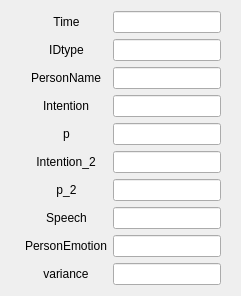
   <widget class="QWidget" name="formLayoutWidget_3">
    <property name="geometry">
     <rect>
      <x>20</x>
      <y>70</y>
      <width>241</width>
      <height>276</height>
     </rect>
    </property>
    <layout class="QFormLayout" name="formLayout_5">
     <property name="fieldGrowthPolicy">
      <enum>QFormLayout::FieldsStayAtSizeHint</enum>
     </property>
     <property name="labelAlignment">
      <set>Qt::AlignCenter</set>
     </property>
     <property name="formAlignment">
      <set>Qt::AlignCenter</set>
     </property>
     <item row="0" column="0">
      <widget class="QLabel" name="label_28">
       <property name="text">
        <string>Time</string>
       </property>
       <property name="alignment">
        <set>Qt::AlignCenter</set>
       </property>
      </widget>
     </item>
     <item row="0" column="1">
      <widget class="QLineEdit" name="lineEdit_per_time">
       <property name="text">
        <string/>
       </property>
      </widget>
     </item>
     <item row="1" column="0">
      <widget class="QLabel" name="label_29">
       <property name="text">
        <string>IDtype</string>
       </property>
       <property name="alignment">
        <set>Qt::AlignCenter</set>
       </property>
      </widget>
     </item>
     <item row="1" column="1">
      <widget class="QLineEdit" name="lineEdit_per_person">
       <property name="text">
        <string/>
       </property>
      </widget>
     </item>
     <item row="2" column="0">
      <widget class="QLabel" name="label_34">
       <property name="text">
        <string>PersonName</string>
       </property>
       <property name="alignment">
        <set>Qt::AlignCenter</set>
       </property>
      </widget>
     </item>
     <item row="2" column="1">
      <widget class="QLineEdit" name="lineEdit_per_person_name">
       <property name="text">
        <string/>
       </property>
      </widget>
     </item>
     <item row="3" column="0">
      <widget class="QLabel" name="label_30">
       <property name="text">
        <string>Intention</string>
       </property>
       <property name="alignment">
        <set>Qt::AlignCenter</set>
       </property>
      </widget>
     </item>
     <item row="3" column="1">
      <widget class="QLineEdit" name="lineEdit_per_intention">
       <property name="text">
        <string/>
       </property>
      </widget>
     </item>
     <item row="4" column="1">
      <widget class="QLineEdit" name="lineEdit_per_p">
       <property name="text">
        <string/>
       </property>
      </widget>
     </item>
     <item row="5" column="0">
      <widget class="QLabel" name="label_75">
       <property name="text">
        <string>Intention_2</string>
       </property>
       <property name="alignment">
        <set>Qt::AlignCenter</set>
       </property>
      </widget>
     </item>
     <item row="5" column="1">
      <widget class="QLineEdit" name="lineEdit_per_intention_2">
       <property name="text">
        <string/>
       </property>
      </widget>
     </item>
     <item row="7" column="0">
      <widget class="QLabel" name="label_32">
       <property name="contextMenuPolicy">
        <enum>Qt::ActionsContextMenu</enum>
       </property>
       <property name="text">
        <string>Speech</string>
       </property>
       <property name="alignment">
        <set>Qt::AlignCenter</set>
       </property>
      </widget>
     </item>
     <item row="7" column="1">
      <widget class="QLineEdit" name="lineEdit_per_speech">
       <property name="text">
        <string/>
       </property>
      </widget>
     </item>
     <item row="8" column="0">
      <widget class="QLabel" name="label_33">
       <property name="contextMenuPolicy">
        <enum>Qt::ActionsContextMenu</enum>
       </property>
       <property name="text">
        <string>PersonEmotion</string>
       </property>
       <property name="alignment">
        <set>Qt::AlignCenter</set>
       </property>
      </widget>
     </item>
     <item row="8" column="1">
      <widget class="QLineEdit" name="lineEdit_per_personEmotion">
       <property name="text">
        <string/>
       </property>
      </widget>
     </item>
     <item row="4" column="0">
      <widget class="QLabel" name="label_31">
       <property name="text">
        <string>p</string>
       </property>
       <property name="alignment">
        <set>Qt::AlignCenter</set>
       </property>
      </widget>
     </item>
     <item row="6" column="0">
      <widget class="QLabel" name="label_76">
       <property name="text">
        <string>p_2</string>
       </property>
       <property name="alignment">
        <set>Qt::AlignCenter</set>
       </property>
      </widget>
     </item>
     <item row="6" column="1">
      <widget class="QLineEdit" name="lineEdit_per_p_2">
       <property name="text">
        <string/>
       </property>
      </widget>
     </item>
     <item row="9" column="0">
      <widget class="QLabel" name="label_77">
       <property name="contextMenuPolicy">
        <enum>Qt::ActionsContextMenu</enum>
       </property>
       <property name="text">
        <string>variance</string>
       </property>
       <property name="alignment">
        <set>Qt::AlignCenter</set>
       </property>
      </widget>
     </item>
     <item row="9" column="1">
      <widget class="QLineEdit" name="lineEdit_per_var">
       <property name="text">
        <string/>
       </property>
      </widget>
     </item>
    </layout>
   </widget>
